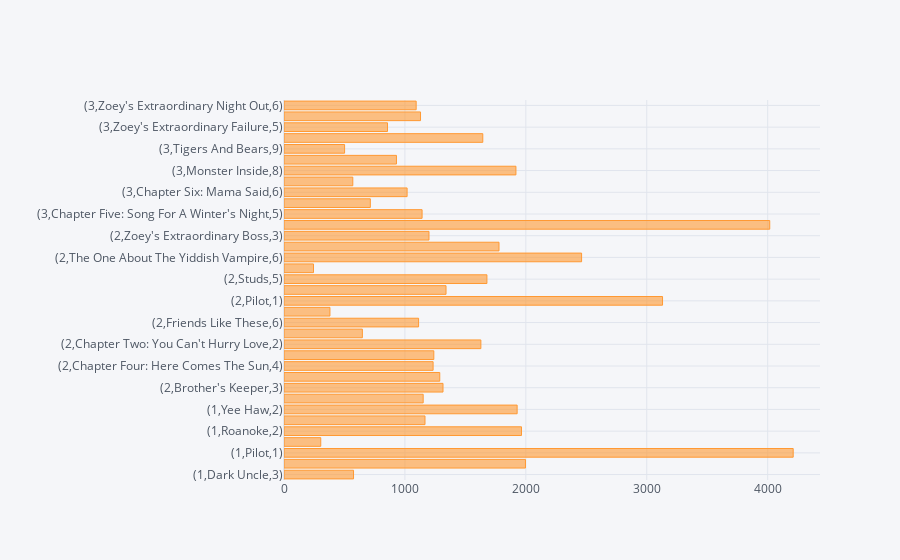

Notebook source saved alongside this figure:
### Code cell
t5t_2mean['Emotional Reactions'].iplot(kind='barh')

### Figure 1 — Plotly figure (JSON) as saved in the notebook; plotly's stock layout.template omitted (floating-point values rounded to 4 significant figures)
{"data": [{"marker": {"color": "rgba(255, 153, 51, 0.6)", "line": {"color": "rgba(255, 153, 51, 1.0)", "width": 1}}, "name": "Emotional Reactions", "orientation": "h", "text": "", "type": "bar", "x": [575, 1997, 4211, 304, 1964, 1166, 1928, 1151, 1315, 1288, 1233, 1239, 1628, 648, 1113, 380, 3130.0, 1340, 1678, 244, 2461, 1778, 1199, 4017, 1142, 714, 1018, 569, 1918, 930, 501, 1644, 856, 1129, 1093], "y": ["(1,Dark Uncle,3)", "(1,Fish In A Barrel,1)", "(1,Pilot,1)", "(1,Que Viene El Coco,4)", "(1,Roanoke,2)", "(1,Texas Proud,3)", "(1,Yee Haw,2)", "(2,Act Of God,4)", "(2,Brother's Keeper,3)", "(2,Bum Steer,7)", "(2,Chapter Four: Here Comes The Sun,4)", "(2,Chapter Three: What Becomes Of The Broken Hearted,3)", "(2,Chapter Two: You Can't Hurry Love,2)", "(2,Foxhead,8)", "(2,Friends Like These,6)", "(2,In The Pines, In The Pines,7)", "(2,Pilot,1)", "(2,Promises,2)", "(2,Studs,5)", "(2,Tear Drinker,5)", "(2,The One About The Yiddish Vampire,6)", "(2,Zoey's Extraordinary Best Friend,2)", "(2,Zoey's Extraordinary Boss,3)", "(3,Awakening; Austin, We Have A Problem,9)", "(3,Chapter Five: Song For A Winter's Night,5)", "(3,Chapter Seven: Kiss Of The Spider Woman,7)", "(3,Chapter Six: Mama Said,6)", "(3,Marie,4)", "(3,Monster Inside,8)", "(3,Must/Can't,10)", "(3,Tigers And Bears,9)", "(3,Witness,5)", "(3,Zoey's Extraordinary Failure,5)", "(3,Zoey's Extraordinary Neighbor,4)", "(3,Zoey's Extraordinary Night Out,6)"]}], "layout": {"legend": {"bgcolor": "#F5F6F9", "font": {"color": "#4D5663"}}, "paper_bgcolor": "#F5F6F9", "plot_bgcolor": "#F5F6F9", "title": {"font": {"color": "#4D5663"}}, "xaxis": {"gridcolor": "#E1E5ED", "showgrid": true, "tickfont": {"color": "#4D5663"}, "title": {"font": {"color": "#4D5663"}, "text": ""}, "zerolinecolor": "#E1E5ED"}, "yaxis": {"gridcolor": "#E1E5ED", "showgrid": true, "tickfont": {"color": "#4D5663"}, "title": {"font": {"color": "#4D5663"}, "text": ""}, "zerolinecolor": "#E1E5ED"}}}
